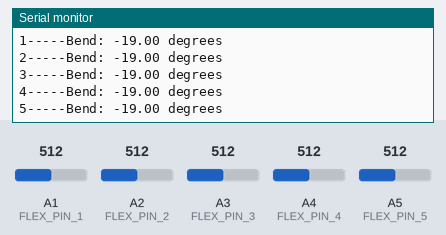
Bench run of a sketch on a simulated Arduino Uno, built with avr-gcc and run on an emulated ATmega328P. Shown: the last lines printed to the serial monitor. The test bench sets the inputs (shaded band); at power-on: A4 (FLEX_PIN_4) = 512, A5 (FLEX_PIN_5) = 512, A1 (FLEX_PIN_1) = 512, A2 (FLEX_PIN_2) = 512, A3 (FLEX_PIN_3) = 512. No radio packets arrive unless stated.

Above: at 5.6 s.
5.7 s: A4 (FLEX_PIN_4) set to 297
At 7.5 s:
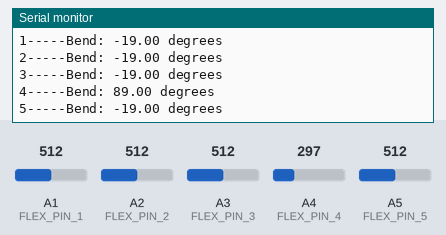
10.3 s: A4 (FLEX_PIN_4) set to 275
At 12.0 s:
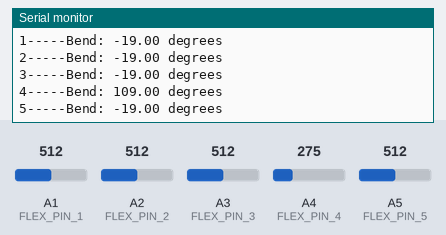
12.1 s: A5 (FLEX_PIN_5) set to 491
At 13.8 s:
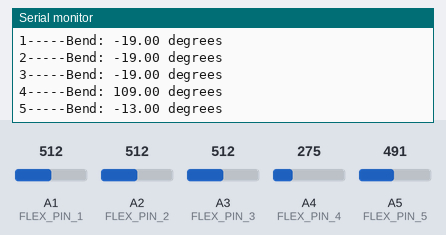
16.7 s: A5 (FLEX_PIN_5) set to 468
At 18.8 s:
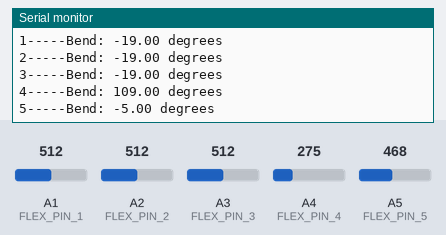
Timing chart, 0 to 19.5 s (numbered marks = the images above; inputs shaded):
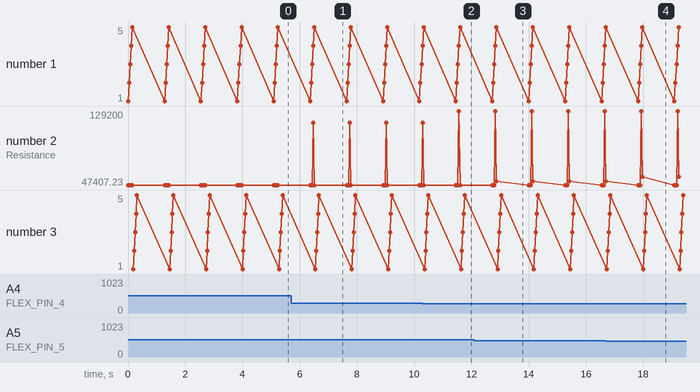

The sketch:

dfvr.ino
```cpp
#include <SPI.h>
#include <nRF24L01.h>
#include <RF24.h>


//Create a voltage divider circuit combining a flex sensor with a 47k resistor.
//- The resistor should connect from A0 to GND.
//- The flex sensor should connect from A0 to 3.3V
//As the resistance of the flex sensor increases (meaning it's being bent), the
//voltage at A0 should decrease.


const int FLEX_PIN_1 = A1;  //start from left to right
const int FLEX_PIN_2 = A2;
const int FLEX_PIN_3 = A3;
const int FLEX_PIN_4 = A4;
const int FLEX_PIN_5 = A5;// Pin connected to voltage divider output

// Measure the voltage at 5V and the actual resistance of your
// 47k resistor, and enter them below:
//have to calibrated finally--using multimeter

const float VCC_1 = 4.98; // Measured voltage of Ardunio 5V line
const float R_DIV_1 = 47500.0; // Measured resistance of 3.3k resistor
const float VCC_2 = 4.98;
const float R_DIV_2 = 47500.0;
const float VCC_3 = 4.98;
const float R_DIV_3 = 47500.0;
const float VCC_4 = 4.98;
const float R_DIV_4 = 47500.0;
const float VCC_5 = 4.98;
const float R_DIV_5 = 47500.0;

// Upload the code, then try to adjust these values to more
// accurately calculate bend degree.

const float STRAIGHT_RESISTANCE_1 = 59762.0; // resistance when straight
const float BEND_RESISTANCE_1 = 116666.0; // resistance at 90 deg
const float STRAIGHT_RESISTANCE_2 = 59762.0; // resistance when straight
const float BEND_RESISTANCE_2 = 116666.0; // resistance at 90 deg
const float STRAIGHT_RESISTANCE_3 = 59762.0; // resistance when straight
const float BEND_RESISTANCE_3 = 116666.0; // resistance at 90 deg
const float STRAIGHT_RESISTANCE_4 = 59762.0; // resistance when straight
const float BEND_RESISTANCE_4 = 116666.0; // resistance at 90 deg
const float STRAIGHT_RESISTANCE_5 = 59762.0; // resistance when straight
const float BEND_RESISTANCE_5 = 116666.0; // resistance at 90 deg

float sensor_data_angle[5];


//radio link
RF24 radio(7, 8); // CE, CSN
const byte address[6] = "00001";


void setup()
{
  Serial.begin(9600);
  pinMode(FLEX_PIN_1, INPUT);
  pinMode(FLEX_PIN_2, INPUT);
  pinMode(FLEX_PIN_3, INPUT);
  pinMode(FLEX_PIN_4, INPUT);
  pinMode(FLEX_PIN_5, INPUT);

  //radio link
  radio.begin();
  radio.openWritingPipe(address);
  radio.setPALevel(RF24_PA_MIN);
  radio.stopListening();
}

void loop()
{
  // Read the ADC, and calculate voltage and resistance from it
  int flexADC_1 = analogRead(FLEX_PIN_1);
  float flexV_1 = flexADC_1 * VCC_1 / 1023.0;
  float flexR_1 = R_DIV_1 * (VCC_1 / flexV_1 - 1.0);
  Serial.println("1------Resistance: " + String(flexR_1) + " ohms\n");

  int flexADC_2 = analogRead(FLEX_PIN_2);
  float flexV_2 = flexADC_2 * VCC_2 / 1023.0;
  float flexR_2 = R_DIV_2 * (VCC_2 / flexV_2 - 1.0);
  Serial.println("2------Resistance: " + String(flexR_2) + " ohms\n");

  int flexADC_3 = analogRead(FLEX_PIN_3);
  float flexV_3 = flexADC_2 * VCC_3 / 1023.0;
  float flexR_3 = R_DIV_3 * (VCC_3 / flexV_3 - 1.0);
  Serial.println("3------Resistance: " + String(flexR_3) + " ohms\n");


  int flexADC_4 = analogRead(FLEX_PIN_4);
  float flexV_4 = flexADC_4 * VCC_4 / 1023.0;
  float flexR_4 = R_DIV_4 * (VCC_4 / flexV_4 - 1.0);
  Serial.println("4------Resistance: " + String(flexR_4) + " ohms\n");

  int flexADC_5 = analogRead(FLEX_PIN_5);
  float flexV_5 = flexADC_5 * VCC_5 / 1023.0;
  float flexR_5 = R_DIV_5 * (VCC_5 / flexV_5 - 1.0);
  Serial.println("5------Resistance: " + String(flexR_5) + " ohms\n");


  // Use the calculated resistance to estimate the sensor's
  // bend angle:

  sensor_data_angle[0] = map(flexR_1, STRAIGHT_RESISTANCE_1, BEND_RESISTANCE_1,0, 90.0);
  Serial.println("1-----Bend: " + String(sensor_data_angle[0]) + " degrees");
  Serial.println();
  sensor_data_angle[1] = map(flexR_2, STRAIGHT_RESISTANCE_2, BEND_RESISTANCE_2,0, 90.0);
  Serial.println("2-----Bend: " + String(sensor_data_angle[1]) + " degrees");
  Serial.println();
  sensor_data_angle[2] = map(flexR_3, STRAIGHT_RESISTANCE_3, BEND_RESISTANCE_3,0, 90.0);
  Serial.println("3-----Bend: " + String(sensor_data_angle[2]) + " degrees");
  Serial.println();
  sensor_data_angle[3] = map(flexR_4, STRAIGHT_RESISTANCE_4, BEND_RESISTANCE_4,0, 90.0);
  Serial.println("4-----Bend: " + String(sensor_data_angle[3]) + " degrees");
  Serial.println();
  sensor_data_angle[4] = map(flexR_5, STRAIGHT_RESISTANCE_5, BEND_RESISTANCE_5,0, 90.0);
  Serial.println("5-----Bend: " + String(sensor_data_angle[4]) + " degrees");
  Serial.println();


 //radio link
 radio.write(&sensor_data_angle, sizeof(sensor_data_angle));


  delay(1000);
}
```

Measured:
- after the input at 5.7 s, the serial monitor: prints a new line after 0.78 s (image 1)
- after the input at 10.3 s, the serial monitor: prints a new line after 1.3 s (image 2)
- after the input at 12.1 s, the serial monitor: prints a new line after 0.78 s (image 3)
- after the input at 16.7 s, the serial monitor: prints a new line after 1.3 s (image 4)
- plotted number 2: 47407.23 → 116111.11 after the input at 5.7 s, 47407.23 → 51466.4 after the input at 12.1 s, 51466.4 → 56330.14 after the input at 16.7 s
